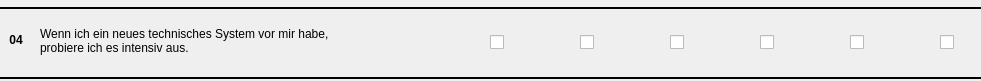
   <widget class="QWidget" name="item4" native="true">
    <property name="geometry">
     <rect>
      <x>0</x>
      <y>470</y>
      <width>981</width>
      <height>81</height>
     </rect>
    </property>
    <widget class="QLabel" name="label_23">
     <property name="geometry">
      <rect>
       <x>40</x>
       <y>0</y>
       <width>491</width>
       <height>81</height>
      </rect>
     </property>
     <property name="text">
      <string>Wenn ich ein neues technisches System vor mir habe,
probiere ich es intensiv aus.</string>
     </property>
    </widget>
    <widget class="QLabel" name="label_24">
     <property name="geometry">
      <rect>
       <x>6</x>
       <y>30</y>
       <width>20</width>
       <height>20</height>
      </rect>
     </property>
     <property name="font">
      <font>
       <weight>75</weight>
       <bold>true</bold>
      </font>
     </property>
     <property name="text">
      <string>04</string>
     </property>
     <property name="alignment">
      <set>Qt::AlignCenter</set>
     </property>
    </widget>
    <widget class="QCheckBox" name="i4cb1">
     <property name="geometry">
      <rect>
       <x>490</x>
       <y>30</y>
       <width>21</width>
       <height>24</height>
      </rect>
     </property>
     <property name="text">
      <string/>
     </property>
    </widget>
    <widget class="QCheckBox" name="i4cb2">
     <property name="geometry">
      <rect>
       <x>580</x>
       <y>30</y>
       <width>21</width>
       <height>24</height>
      </rect>
     </property>
     <property name="text">
      <string/>
     </property>
    </widget>
    <widget class="QCheckBox" name="i4cb3">
     <property name="geometry">
      <rect>
       <x>670</x>
       <y>30</y>
       <width>21</width>
       <height>24</height>
      </rect>
     </property>
     <property name="text">
      <string/>
     </property>
    </widget>
    <widget class="QCheckBox" name="i4cb4">
     <property name="geometry">
      <rect>
       <x>760</x>
       <y>30</y>
       <width>21</width>
       <height>24</height>
      </rect>
     </property>
     <property name="text">
      <string/>
     </property>
    </widget>
    <widget class="QCheckBox" name="i4cb5">
     <property name="geometry">
      <rect>
       <x>850</x>
       <y>30</y>
       <width>21</width>
       <height>24</height>
      </rect>
     </property>
     <property name="text">
      <string/>
     </property>
    </widget>
    <widget class="QCheckBox" name="i4cb6">
     <property name="geometry">
      <rect>
       <x>940</x>
       <y>30</y>
       <width>21</width>
       <height>24</height>
      </rect>
     </property>
     <property name="text">
      <string/>
     </property>
    </widget>
    <widget class="Line" name="line_13">
     <property name="geometry">
      <rect>
       <x>0</x>
       <y>0</y>
       <width>981</width>
       <height>16</height>
      </rect>
     </property>
     <property name="frameShadow">
      <enum>QFrame::Plain</enum>
     </property>
     <property name="lineWidth">
      <number>2</number>
     </property>
     <property name="orientation">
      <enum>Qt::Horizontal</enum>
     </property>
    </widget>
    <widget class="Line" name="line_14">
     <property name="geometry">
      <rect>
       <x>0</x>
       <y>70</y>
       <width>981</width>
       <height>16</height>
      </rect>
     </property>
     <property name="frameShadow">
      <enum>QFrame::Plain</enum>
     </property>
     <property name="lineWidth">
      <number>2</number>
     </property>
     <property name="orientation">
      <enum>Qt::Horizontal</enum>
     </property>
    </widget>
   </widget>
